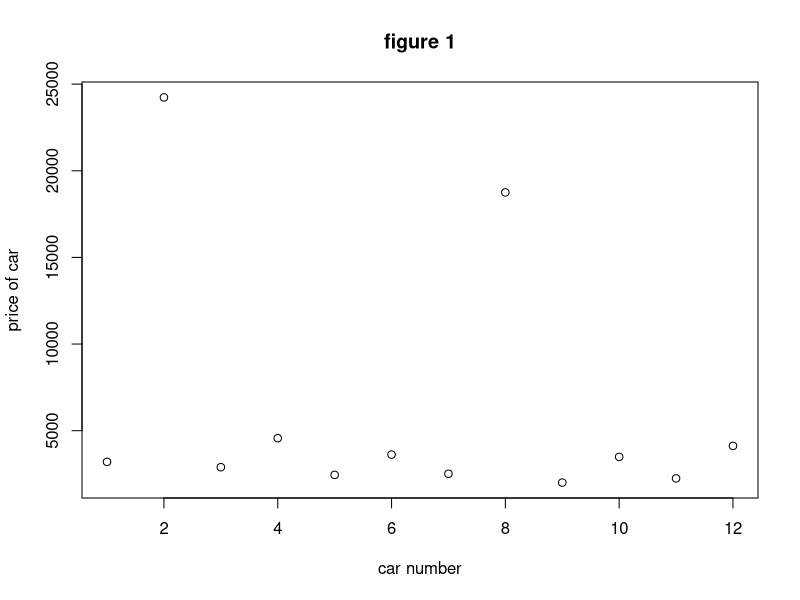
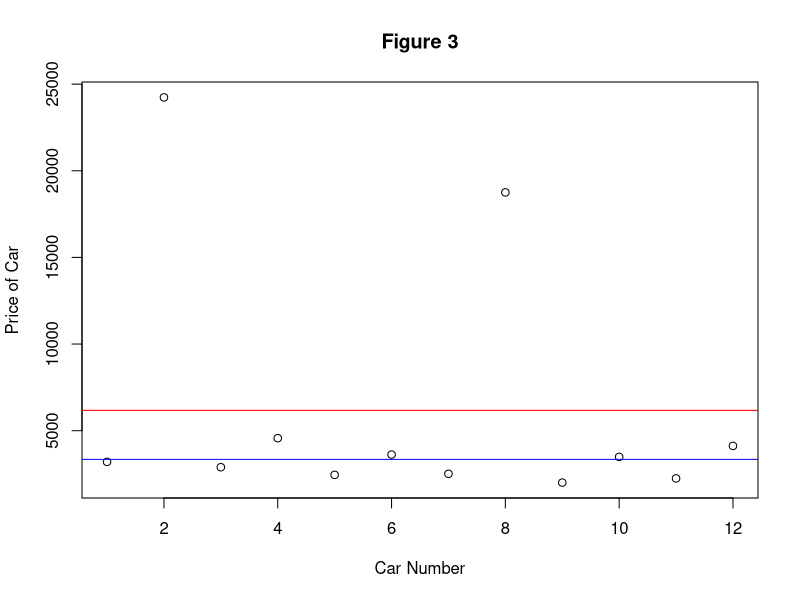
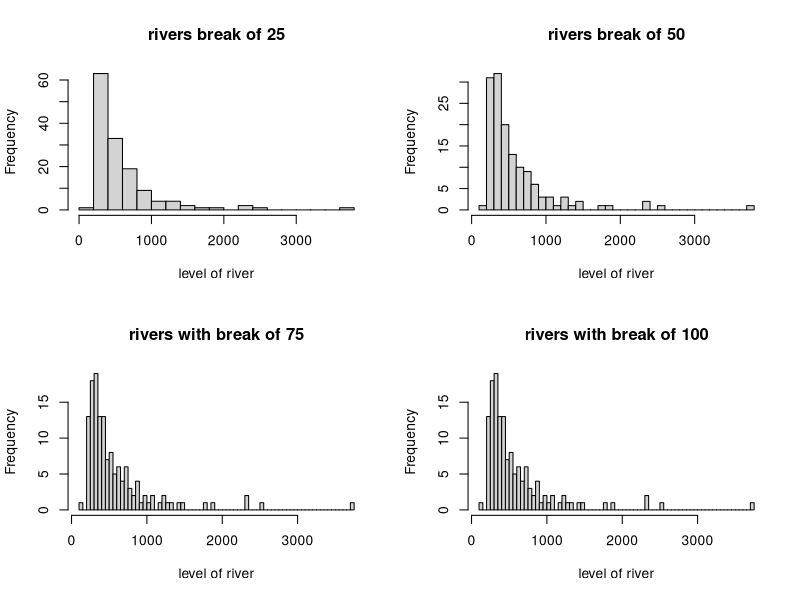
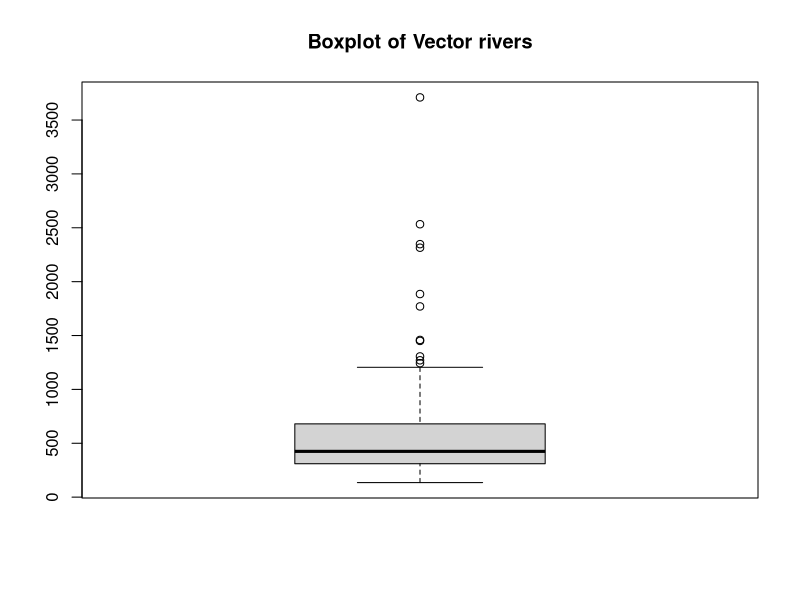
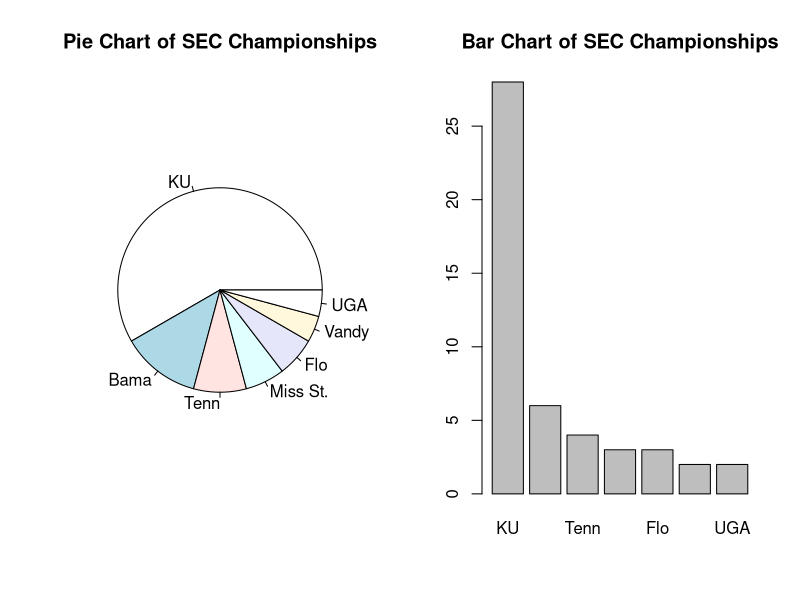

Reproduce these figures in R, in order.
#Homework problems 1
#1 Car prices
cvalue = c(3202,24233, 2893,4567,2452,3621,2513,18751,2005,3490,2247,4123)
plot(cvalue,xlab="car number",ylab="price of car",main="figure 1")
m=mean(cvalue);plot(cvalue,xlab="Car Number",ylab="Price of Car", main="Figure 3");abline(h=m,col="red");med=median(cvalue);abline(h=med,col="blue");
#written ans:I think that the median (blue line) is the best measure in this case. There are two points that are particularly clear outliars, and the median gives the best representation of this dataset taking this into account
#
#2 Rivers histograms
par(mfrow=c(2,2));hist(rivers,xlab="level of river",main="rivers break of 25",breaks=25);hist(rivers,xlab="level of river", main="rivers break of 50",breaks=50);hist(rivers,xlab="level of river", main="rivers with break of 75", breaks=75);hist(rivers,xlab="level of river",main="rivers with break of 100",breaks = 100);
#written ans:the more breaks that are included the more detail that the histogram shows. I think in this case, that the graph "river with break of 100" seems to be most effective graph
#
#3 Boxplot
summary(rivers)
par(mfrow=c(1,1));
boxplot(rivers,main="Boxplot of Vector rivers");
#written ans:The interquartile range is 370. The upper inner fence appears to be at roughly 1200 and the lower inner fence appears to be at roughly 150 
#
#4
wins=c(28,6,4,3,3,2,2)
lbls=c("KU","Bama","Tenn","Miss St.","Flo","Vandy","UGA");
par(mfrow=c(1,2));pie(wins,labels=lbls,main="Pie Chart of SEC Championships");barplot(wins,names.arg=lbls,main="Bar Chart of SEC Championships");
#The bar graph allows this data to be seen better due to the pie slices being indistinguishably close in size
